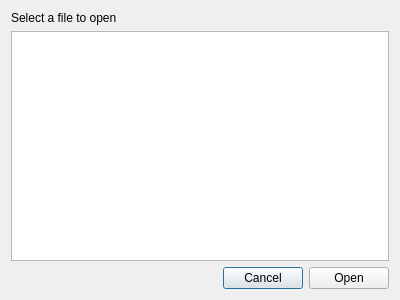
<?xml version="1.0" encoding="UTF-8"?>
<ui version="4.0">
 <class>Dialog</class>
 <widget class="QDialog" name="Dialog">
  <property name="geometry">
   <rect>
    <x>0</x>
    <y>0</y>
    <width>400</width>
    <height>300</height>
   </rect>
  </property>
  <property name="windowTitle">
   <string>Select file to open</string>
  </property>
  <layout class="QVBoxLayout" name="verticalLayout">
   <item>
    <widget class="QLabel" name="label">
     <property name="text">
      <string>Select a file to open</string>
     </property>
    </widget>
   </item>
   <item>
    <widget class="QListView" name="file_list"/>
   </item>
   <item>
    <layout class="QHBoxLayout" name="horizontalLayout">
     <item>
      <spacer name="horizontalSpacer">
       <property name="orientation">
        <enum>Qt::Orientation::Horizontal</enum>
       </property>
       <property name="sizeHint" stdset="0">
        <size>
         <width>40</width>
         <height>20</height>
        </size>
       </property>
      </spacer>
     </item>
     <item>
      <widget class="QPushButton" name="btn_cancel">
       <property name="text">
        <string>Cancel</string>
       </property>
      </widget>
     </item>
     <item>
      <widget class="QPushButton" name="btn_open">
       <property name="text">
        <string>Open</string>
       </property>
      </widget>
     </item>
    </layout>
   </item>
  </layout>
 </widget>
 <resources/>
 <connections/>
</ui>
